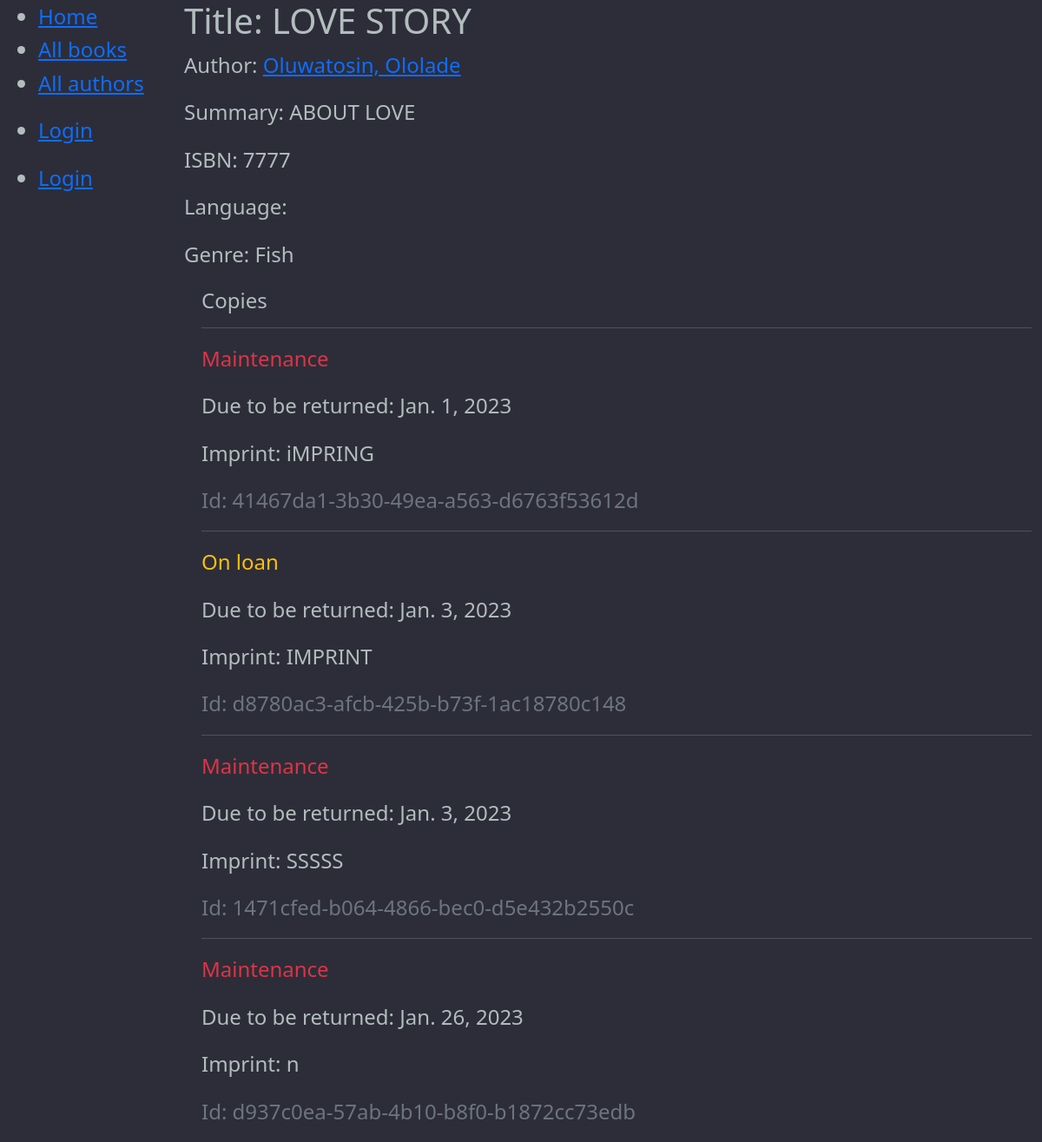
Page /book/3 on the committed database.
### catalogue/models.py (models this page shows, shortened)
class Book(models.Model):
    title = models.CharField(max_length=200)
    author = models.ForeignKey('Author', on_delete=models.SET_NULL, null=True)
    summary = models.TextField(max_length=1000, help_text='Enter a brief description of the book')
    isbn = models.CharField('ISBN', max_length=13, unique=True,
                            help_text='13 Character <a href="https://www.isbn-international.org/content/what-isbn">ISBN number</a>')
    genre = models.ManyToManyField(Genre, help_text='Select a genre for this book')
    def display_genre(self):
        """Create a string for the Genre. This is required to display genre in Admin."""
        return ', '.join(genre.name for genre in self.genre.all()[:3])
    display_genre.short_description = 'Genre'

class Author(models.Model):
    first_name = models.CharField(max_length=100)
    last_name = models.CharField(max_length=100)
    date_of_birth = models.DateField(null=True, blank=True)
    date_of_death = models.DateField('Died', null=True, blank=True)
    class Meta:
        ordering = ['last_name', 'first_name']
    def __str__(self):
        return f'{self.last_name}, {self.first_name}'

class Genre(models.Model):
    name = models.CharField(max_length=200, help_text='Enter a book genre (e.g. Science Fiction)')
    def __str__(self):
        return self.name

class BookInstance(models.Model):
    id = models.UUIDField(primary_key=True, default=uuid.uuid4,
                          help_text='Unique ID for this particular book across whole library')
    book = models.ForeignKey('Book', on_delete=models.RESTRICT, null=True)
    imprint = models.CharField(max_length=200)
    due_back = models.DateField(null=True, blank=True)
    borrower = models.ForeignKey(User, on_delete=models.SET_NULL, null=True, blank=True)
    LOAN_STATUS = (
        ('m', 'Maintenance'),
        ('o', 'On loan'),
        ('a', 'Available'),
        ('r', 'Reserved'),
    )
    status = models.CharField(
        max_length=1,
        choices=LOAN_STATUS,
        blank=True,
        default='m',
        help_text='Book availability',
    )
    class Meta:
        ordering = ['due_back']
        permissions = (("can_mark_returned", "Set book as returned"),)

### catalogue/views.py (the view)
# urls.py: path('book/<int:pk>', views.BookDetailView.as_view(), name='book-detail'),
class BookDetailView(generic.DetailView):
    model = Book

### catalogue/templates/catalogue/book_detail.html
{% extends "base_generic.html" %}
{% block content %}
  <h1>Title: {{ book.title }}</h1>
  <p><strong>Author:</strong> <a href="">{{ book.author }}</a></p>
  <p><strong>Summary:</strong> {{ book.summary }}</p>
  <p><strong>ISBN:</strong> {{ book.isbn }}</p>
  <p><strong>Language:</strong> {{ book.language }}</p>
  <p><strong>Genre:</strong> {{ book.genre.all|join:", " }}</p>
  <div style="margin-left:20px;margin-top:20px">
    <h4>Copies</h4>
    {% for copy in book.bookinstance_set.all %}
      <hr>
      <p class="{% if copy.status == 'a' %}text-success{% elif copy.status == 'm' %}text-danger{% else %}text-warning{% endif %}">
        {{ copy.get_status_display }}
      </p>
      {% if copy.status != 'a' %}
        <p><strong>Due to be returned:</strong> {{ copy.due_back }}</p>
      {% endif %}
      <p><strong>Imprint:</strong> {{ copy.imprint }}</p>
      <p class="text-muted"><strong>Id:</strong> {{ copy.id }}</p>
    {% endfor %}
  </div>
{% endblock %}

### catalogue/static/styles.css (style rules this page uses)
:root { --color-main: #71c6dd; --color-main-light: #e1f6fb; --color-dark: #3f4156; --color-dark-medium: #51546e; --color-dark-light: #696d97; --color-light: #e5e5e5; --color-gray: #8b8b8b; --color-light-gray: #b2bdbd; --color-bg: #2d2d39; --color-success: #5dd693; --color-error: #fc4b0b; }
body { line-height: 1.6; font-weight: 100; font-size: 1.5rem; color: var(--color-light-gray); background-color: var(--color-bg); min-height: 100vh; }

### rows in the picture
Book: author "Oluwatosin, Ololade", summary "ABOUT LOVE", isbn "7777", genre.all "Fish"
BookInstance: status "Maintenance", due_back "Jan. 1, 2023", imprint "iMPRING", id "41467da1-3b30-49ea-a563-d6763f53612d"
BookInstance: status "On loan", due_back "Jan. 3, 2023", imprint "IMPRINT", id "d8780ac3-afcb-425b-b73f-1ac18780c148"
BookInstance: status "Maintenance", due_back "Jan. 3, 2023", imprint "SSSSS", id "1471cfed-b064-4866-bec0-d5e432b2550c"
BookInstance: status "Maintenance", due_back "Jan. 26, 2023", imprint "n", id "d937c0ea-57ab-4b10-b8f0-b1872cc73edb"
